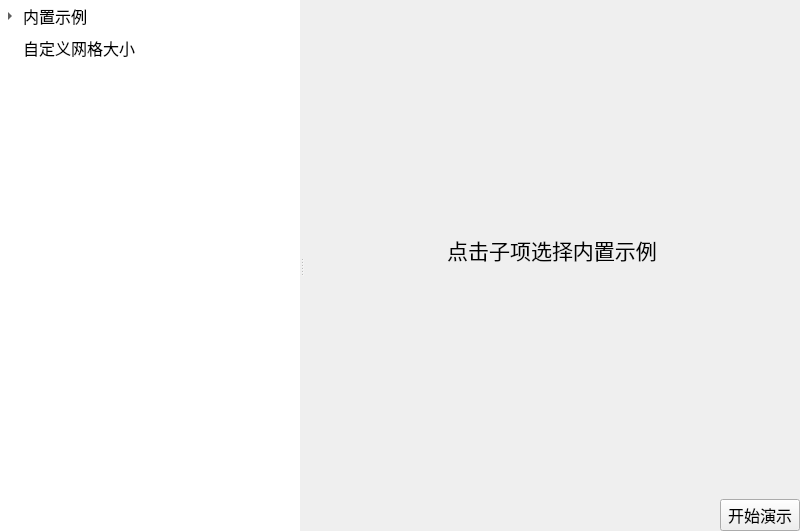
<?xml version="1.0" encoding="UTF-8"?>
<ui version="4.0">
 <class>PathProWidget</class>
 <widget class="QWidget" name="PathProWidget">
  <property name="geometry">
   <rect>
    <x>0</x>
    <y>0</y>
    <width>800</width>
    <height>531</height>
   </rect>
  </property>
  <property name="windowTitle">
   <string>Form</string>
  </property>
  <layout class="QVBoxLayout" name="verticalLayout_2">
   <property name="spacing">
    <number>0</number>
   </property>
   <property name="leftMargin">
    <number>0</number>
   </property>
   <property name="topMargin">
    <number>0</number>
   </property>
   <property name="rightMargin">
    <number>0</number>
   </property>
   <property name="bottomMargin">
    <number>0</number>
   </property>
   <item>
    <widget class="QSplitter" name="splitter">
     <property name="orientation">
      <enum>Qt::Horizontal</enum>
     </property>
     <widget class="QTreeWidget" name="path_treeWidget">
      <property name="minimumSize">
       <size>
        <width>300</width>
        <height>0</height>
       </size>
      </property>
      <property name="maximumSize">
       <size>
        <width>300</width>
        <height>16777215</height>
       </size>
      </property>
      <property name="styleSheet">
       <string notr="true">QTreeWidget#path_treeWidget {
	border: none;
}
QTreeWidget#path_treeWidget::item{
	height: 32px;
}</string>
      </property>
      <property name="headerHidden">
       <bool>true</bool>
      </property>
      <column>
       <property name="text">
        <string>问题选择</string>
       </property>
      </column>
      <item>
       <property name="text">
        <string>内置示例</string>
       </property>
       <property name="font">
        <font>
         <pointsize>12</pointsize>
        </font>
       </property>
       <item>
        <property name="text">
         <string>5 * 5</string>
        </property>
        <property name="font">
         <font>
          <pointsize>10</pointsize>
         </font>
        </property>
       </item>
       <item>
        <property name="text">
         <string>20 * 15</string>
        </property>
        <property name="font">
         <font>
          <pointsize>10</pointsize>
         </font>
        </property>
       </item>
       <item>
        <property name="text">
         <string>30 * 30</string>
        </property>
        <property name="font">
         <font>
          <pointsize>10</pointsize>
         </font>
        </property>
       </item>
      </item>
      <item>
       <property name="text">
        <string>自定义网格大小</string>
       </property>
       <property name="font">
        <font>
         <pointsize>12</pointsize>
        </font>
       </property>
      </item>
     </widget>
     <widget class="QWidget" name="layoutWidget">
      <layout class="QVBoxLayout" name="verticalLayout">
       <property name="spacing">
        <number>0</number>
       </property>
       <item>
        <widget class="QStackedWidget" name="path_stackedWidget">
         <widget class="QWidget" name="GAPathIntroW">
          <layout class="QVBoxLayout" name="verticalLayout_3">
           <item>
            <widget class="QLabel" name="label">
             <property name="font">
              <font>
               <pointsize>16</pointsize>
              </font>
             </property>
             <property name="text">
              <string>点击子项选择内置示例</string>
             </property>
             <property name="alignment">
              <set>Qt::AlignCenter</set>
             </property>
            </widget>
           </item>
          </layout>
         </widget>
         <widget class="QCustomPlot" name="FivePathW"/>
         <widget class="QCustomPlot" name="TwentyPathW"/>
         <widget class="QCustomPlot" name="ThirtyPathW"/>
         <widget class="QWidget" name="UserDefPathW">
          <layout class="QVBoxLayout" name="verticalLayout_4" stretch="1,100">
           <property name="spacing">
            <number>20</number>
           </property>
           <property name="leftMargin">
            <number>0</number>
           </property>
           <property name="topMargin">
            <number>20</number>
           </property>
           <property name="rightMargin">
            <number>0</number>
           </property>
           <property name="bottomMargin">
            <number>0</number>
           </property>
           <item>
            <layout class="QGridLayout" name="gridLayout">
             <property name="horizontalSpacing">
              <number>0</number>
             </property>
             <property name="verticalSpacing">
              <number>20</number>
             </property>
             <item row="0" column="0">
              <spacer name="horizontalSpacer_5">
               <property name="orientation">
                <enum>Qt::Horizontal</enum>
               </property>
               <property name="sizeHint" stdset="0">
                <size>
                 <width>40</width>
                 <height>20</height>
                </size>
               </property>
              </spacer>
             </item>
             <item row="0" column="1">
              <widget class="QLabel" name="label_2">
               <property name="text">
                <string>宽度:  </string>
               </property>
               <property name="alignment">
                <set>Qt::AlignRight|Qt::AlignTrailing|Qt::AlignVCenter</set>
               </property>
              </widget>
             </item>
             <item row="0" column="2">
              <widget class="QSpinBox" name="pathWSpin">
               <property name="focusPolicy">
                <enum>Qt::NoFocus</enum>
               </property>
               <property name="minimum">
                <number>5</number>
               </property>
               <property name="maximum">
                <number>30</number>
               </property>
              </widget>
             </item>
             <item row="0" column="3">
              <spacer name="horizontalSpacer_3">
               <property name="orientation">
                <enum>Qt::Horizontal</enum>
               </property>
               <property name="sizeHint" stdset="0">
                <size>
                 <width>40</width>
                 <height>20</height>
                </size>
               </property>
              </spacer>
             </item>
             <item row="1" column="0">
              <spacer name="horizontalSpacer_6">
               <property name="orientation">
                <enum>Qt::Horizontal</enum>
               </property>
               <property name="sizeHint" stdset="0">
                <size>
                 <width>40</width>
                 <height>20</height>
                </size>
               </property>
              </spacer>
             </item>
             <item row="1" column="1">
              <widget class="QLabel" name="label_3">
               <property name="text">
                <string>高度:  </string>
               </property>
               <property name="alignment">
                <set>Qt::AlignRight|Qt::AlignTrailing|Qt::AlignVCenter</set>
               </property>
              </widget>
             </item>
             <item row="1" column="2">
              <widget class="QSpinBox" name="pathHSpin">
               <property name="minimum">
                <number>5</number>
               </property>
               <property name="maximum">
                <number>30</number>
               </property>
              </widget>
             </item>
             <item row="1" column="3">
              <spacer name="horizontalSpacer_4">
               <property name="orientation">
                <enum>Qt::Horizontal</enum>
               </property>
               <property name="sizeHint" stdset="0">
                <size>
                 <width>40</width>
                 <height>20</height>
                </size>
               </property>
              </spacer>
             </item>
            </layout>
           </item>
           <item>
            <spacer name="verticalSpacer">
             <property name="orientation">
              <enum>Qt::Vertical</enum>
             </property>
             <property name="sizeHint" stdset="0">
              <size>
               <width>20</width>
               <height>371</height>
              </size>
             </property>
            </spacer>
           </item>
          </layout>
         </widget>
        </widget>
       </item>
       <item>
        <layout class="QHBoxLayout" name="horizontalLayout">
         <item>
          <spacer name="horizontalSpacer">
           <property name="orientation">
            <enum>Qt::Horizontal</enum>
           </property>
           <property name="sizeHint" stdset="0">
            <size>
             <width>40</width>
             <height>20</height>
            </size>
           </property>
          </spacer>
         </item>
         <item>
          <spacer name="horizontalSpacer_2">
           <property name="orientation">
            <enum>Qt::Horizontal</enum>
           </property>
           <property name="sizeHint" stdset="0">
            <size>
             <width>40</width>
             <height>20</height>
            </size>
           </property>
          </spacer>
         </item>
         <item>
          <widget class="QPushButton" name="startDemo">
           <property name="font">
            <font>
             <pointsize>12</pointsize>
            </font>
           </property>
           <property name="text">
            <string>开始演示</string>
           </property>
          </widget>
         </item>
        </layout>
       </item>
      </layout>
     </widget>
    </widget>
   </item>
  </layout>
 </widget>
 <customwidgets>
  <customwidget>
   <class>QCustomPlot</class>
   <extends>QWidget</extends>
   <header>qcustomplot.h</header>
   <container>1</container>
  </customwidget>
 </customwidgets>
 <resources/>
 <connections/>
</ui>
